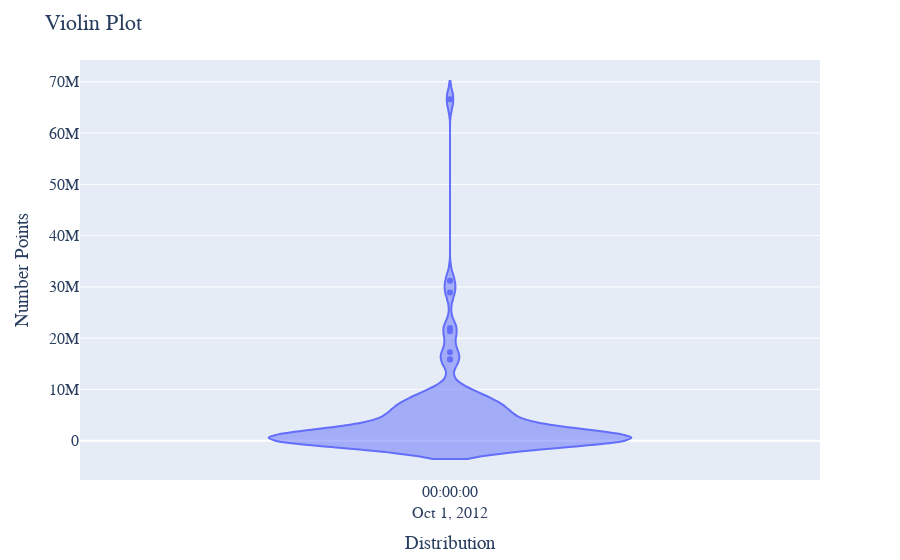

Notebook source saved alongside this figure:
### Markdown cell above
### Task 3: Basic EDA
- Using plotly express, create a violin plot of each numerical feature in the data.

### Code cell
fig = px.violin(y['2012-10-01 00:00:00'])
fig.update_layout(
    title='Violin Plot',
    xaxis_title='Distribution',
    yaxis_title='Number Points',
    font=dict(family="Times  New Roman", size=16)
)
